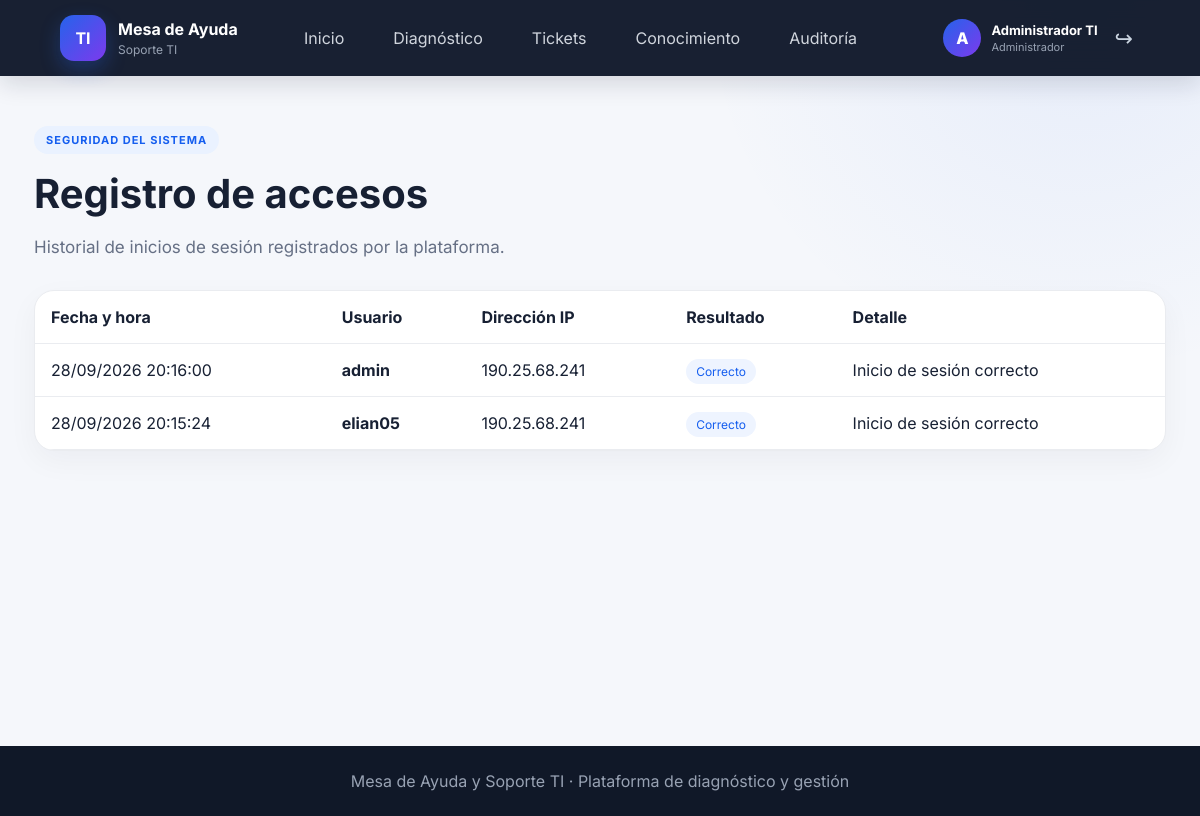
/accesos/ (signed in), run on the app's committed database.
### models/usuario.py (models this page shows, shortened)
class RegistroAcceso(db.Model):
    __tablename__ = "registros_acceso"
    id = db.Column(db.Integer, primary_key=True)
    usuario_id = db.Column(
        db.Integer,
        db.ForeignKey("usuarios.id"),
        nullable=True
    )
    usuario = db.Column(db.String(50), nullable=False)
    fecha_hora = db.Column(
        db.DateTime,
        default=datetime.utcnow,
        nullable=False
    )
    ip = db.Column(
        db.String(64),
        nullable=True
    )
    exitoso = db.Column(
        db.Boolean,
        nullable=False,
        default=True
    )
    motivo = db.Column(
        db.String(255),
        nullable=True
    )
    usuario_relacion = db.relationship(
        "Usuario",
        backref=db.backref("registros_acceso", lazy=True)
    )

### routes/accesos.py (the view)
@accesos_bp.route("/")
def listar():
    if session.get("rol") != "administrador":
        abort(403)
    registros = RegistroAcceso.query.order_by(
        RegistroAcceso.fecha_hora.desc()
    ).limit(200).all()
    return render_template(
        "accesos.html",
        registros=registros
    )

### templates/accesos.html (shortened to what this page needs)
{% extends "base.html" %}
{% block content %}
<section class="page-container">
    <span class="badge">SEGURIDAD DEL SISTEMA</span>
    <h1>Registro de accesos</h1>
    <p class="description">
        Historial de inicios de sesión registrados por la plataforma.
    </p>
    <div class="table-wrap">
        <table>
            <thead>
                <tr>
                    <th>Fecha y hora</th>
                    <th>Usuario</th>
                    <th>Dirección IP</th>
                    <th>Resultado</th>
                    <th>Detalle</th>
                </tr>
            </thead>
            <tbody>
                {% for registro in registros %}
                <tr>
                    <td>{{ registro.fecha_hora.strftime('%d/%m/%Y %H:%M:%S') }}</td>
                    <td><strong>{{ registro.usuario }}</strong></td>
                    <td>{{ registro.ip or 'No disponible' }}</td>
                    <td>
                        {% if registro.exitoso %}
                            <span class="status-badge success-badge">Correcto</span>
                        {% else %}
                            <span class="status-badge warning-badge">Fallido</span>
                        {% endif %}
                    </td>
                    <td>{{ registro.motivo or '—' }}</td>
                </tr>
                {% else %}
                <tr>
                    <td colspan="5">Todavía no hay registros de acceso.</td>
                </tr>
                {% endfor %}
            </tbody>
        </table>
    </div>
</section>
{% endblock %}

### static/css/style.css (style rules this page uses)
* { box-sizing: border-box; margin: 0; padding: 0; }
body { font-family: Arial, Helvetica, sans-serif; background: #f4f7fb; color: #172033; min-height: 100vh; }
.badge { display: inline-block; padding: 7px 12px; background: #eaf2ff; color: #155eef; border-radius: 30px; font-size: 11px; font-weight: bold; letter-spacing: 1px; }
.hero p, .description { color: #667085; line-height: 1.7; font-size: 17px; margin-bottom: 28px; }
.hero-card, .stat-card, .feature-card, .question-card, .ticket-form, .table-wrap, .knowledge-card, .solution-box, .progress-container { background: white; border: 1px solid #eaecf0; border-radius: 20px; }
.features, .page-container, .diagnostic-container, .result-container { max-width: 1180px; margin: auto; padding: 0 24px 80px; }
.diagnostic-header h1, .page-container h1 { font-size: 40px; margin: 15px 0; }
.success-badge { background: #ecfdf3; color: #027a48; }
.page-container { padding-top: 50px; }
.table-wrap { overflow-x: auto; }
table { width: 100%; border-collapse: collapse; }
th, td { padding: 16px; text-align: left; border-bottom: 1px solid #eaecf0; }
.status-badge { background: #eef4ff; color: #155eef; padding: 5px 10px; border-radius: 20px; font-size: 12px; }
body { font-family: "Inter", Arial, Helvetica, sans-serif; background: radial-gradient(circle at 90% 0%, rgba(37,99,235,.07), transparent 28%), #f5f7fb; }
.hero-card, .stat-card, .feature-card, .question-card, .ticket-form, .table-wrap, .knowledge-card, .solution-box, .progress-container { box-shadow: 0 10px 30px rgba(15,23,42,.045); }

### data on the page
RegistroAcceso: fecha_hora "28/09/2026 20:16:00", usuario "admin", ip "190.25.68.241", exitoso "Correcto", motivo "Inicio de sesión correcto"
RegistroAcceso: fecha_hora "28/09/2026 20:15:24", usuario "elian05", ip "190.25.68.241", exitoso "Correcto", motivo "Inicio de sesión correcto"

### other printed values
{{ (session.get('nombre', 'U')[0])|upper }} "A"
{{ session.get('nombre', 'Usuario') }} "Administrador TI"
{{ session.get('rol', 'tecnico')|capitalize }} "Administrador"
